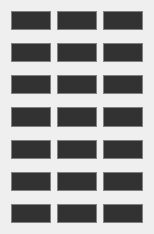
  <widget class="QWidget" name="layoutWidget">
   <property name="geometry">
    <rect>
     <x>20</x>
     <y>200</y>
     <width>151</width>
     <height>234</height>
    </rect>
   </property>
   <layout class="QGridLayout" name="gridLayout_2">
    <property name="verticalSpacing">
     <number>13</number>
    </property>
    <item row="0" column="0">
     <widget class="QLineEdit" name="line_x1">
      <property name="sizePolicy">
       <sizepolicy hsizetype="Expanding" vsizetype="Fixed">
        <horstretch>0</horstretch>
        <verstretch>0</verstretch>
       </sizepolicy>
      </property>
      <property name="maximumSize">
       <size>
        <width>40</width>
        <height>22</height>
       </size>
      </property>
      <property name="styleSheet">
       <string notr="true">background-color: rgb(50, 50, 50);
border: 1px solid grey;
color: rgb(255, 255, 255);</string>
      </property>
     </widget>
    </item>
    <item row="0" column="1">
     <widget class="QLineEdit" name="line_y1">
      <property name="sizePolicy">
       <sizepolicy hsizetype="Fixed" vsizetype="Fixed">
        <horstretch>0</horstretch>
        <verstretch>0</verstretch>
       </sizepolicy>
      </property>
      <property name="maximumSize">
       <size>
        <width>40</width>
        <height>22</height>
       </size>
      </property>
      <property name="styleSheet">
       <string notr="true">background-color: rgb(50, 50, 50);border: 1px solid grey;
color: rgb(255, 255, 255);</string>
      </property>
     </widget>
    </item>
    <item row="0" column="2">
     <widget class="QLineEdit" name="line_z1">
      <property name="sizePolicy">
       <sizepolicy hsizetype="Fixed" vsizetype="Fixed">
        <horstretch>0</horstretch>
        <verstretch>0</verstretch>
       </sizepolicy>
      </property>
      <property name="maximumSize">
       <size>
        <width>40</width>
        <height>22</height>
       </size>
      </property>
      <property name="styleSheet">
       <string notr="true">background-color: rgb(50, 50, 50);border: 1px solid grey;
color: rgb(255, 255, 255);</string>
      </property>
     </widget>
    </item>
    <item row="1" column="0">
     <widget class="QLineEdit" name="line_x2">
      <property name="sizePolicy">
       <sizepolicy hsizetype="Fixed" vsizetype="Fixed">
        <horstretch>0</horstretch>
        <verstretch>0</verstretch>
       </sizepolicy>
      </property>
      <property name="maximumSize">
       <size>
        <width>40</width>
        <height>22</height>
       </size>
      </property>
      <property name="styleSheet">
       <string notr="true">background-color: rgb(50, 50, 50);border: 1px solid grey;
color: rgb(255, 255, 255);</string>
      </property>
     </widget>
    </item>
    <item row="1" column="1">
     <widget class="QLineEdit" name="line_y2">
      <property name="sizePolicy">
       <sizepolicy hsizetype="Fixed" vsizetype="Fixed">
        <horstretch>0</horstretch>
        <verstretch>0</verstretch>
       </sizepolicy>
      </property>
      <property name="maximumSize">
       <size>
        <width>40</width>
        <height>22</height>
       </size>
      </property>
      <property name="styleSheet">
       <string notr="true">background-color: rgb(50, 50, 50);border: 1px solid grey;
color: rgb(255, 255, 255);</string>
      </property>
     </widget>
    </item>
    <item row="1" column="2">
     <widget class="QLineEdit" name="line_z2">
      <property name="sizePolicy">
       <sizepolicy hsizetype="Fixed" vsizetype="Fixed">
        <horstretch>0</horstretch>
        <verstretch>0</verstretch>
       </sizepolicy>
      </property>
      <property name="maximumSize">
       <size>
        <width>40</width>
        <height>22</height>
       </size>
      </property>
      <property name="styleSheet">
       <string notr="true">background-color: rgb(50, 50, 50);border: 1px solid grey;
color: rgb(255, 255, 255);</string>
      </property>
     </widget>
    </item>
    <item row="2" column="0">
     <widget class="QLineEdit" name="line_x3">
      <property name="sizePolicy">
       <sizepolicy hsizetype="Fixed" vsizetype="Fixed">
        <horstretch>0</horstretch>
        <verstretch>0</verstretch>
       </sizepolicy>
      </property>
      <property name="maximumSize">
       <size>
        <width>40</width>
        <height>22</height>
       </size>
      </property>
      <property name="styleSheet">
       <string notr="true">background-color: rgb(50, 50, 50);border: 1px solid grey;
color: rgb(255, 255, 255);</string>
      </property>
     </widget>
    </item>
    <item row="2" column="1">
     <widget class="QLineEdit" name="line_y3">
      <property name="sizePolicy">
       <sizepolicy hsizetype="Fixed" vsizetype="Fixed">
        <horstretch>0</horstretch>
        <verstretch>0</verstretch>
       </sizepolicy>
      </property>
      <property name="maximumSize">
       <size>
        <width>40</width>
        <height>22</height>
       </size>
      </property>
      <property name="styleSheet">
       <string notr="true">background-color: rgb(50, 50, 50);border: 1px solid grey;
color: rgb(255, 255, 255);</string>
      </property>
     </widget>
    </item>
    <item row="2" column="2">
     <widget class="QLineEdit" name="line_z3">
      <property name="sizePolicy">
       <sizepolicy hsizetype="Fixed" vsizetype="Fixed">
        <horstretch>0</horstretch>
        <verstretch>0</verstretch>
       </sizepolicy>
      </property>
      <property name="maximumSize">
       <size>
        <width>40</width>
        <height>22</height>
       </size>
      </property>
      <property name="styleSheet">
       <string notr="true">background-color: rgb(50, 50, 50);border: 1px solid grey;
color: rgb(255, 255, 255);</string>
      </property>
     </widget>
    </item>
    <item row="3" column="0">
     <widget class="QLineEdit" name="line_x4">
      <property name="sizePolicy">
       <sizepolicy hsizetype="Fixed" vsizetype="Fixed">
        <horstretch>0</horstretch>
        <verstretch>0</verstretch>
       </sizepolicy>
      </property>
      <property name="maximumSize">
       <size>
        <width>40</width>
        <height>22</height>
       </size>
      </property>
      <property name="styleSheet">
       <string notr="true">background-color: rgb(50, 50, 50);border: 1px solid grey;
color: rgb(255, 255, 255);</string>
      </property>
     </widget>
    </item>
    <item row="3" column="1">
     <widget class="QLineEdit" name="line_y4">
      <property name="sizePolicy">
       <sizepolicy hsizetype="Fixed" vsizetype="Fixed">
        <horstretch>0</horstretch>
        <verstretch>0</verstretch>
       </sizepolicy>
      </property>
      <property name="maximumSize">
       <size>
        <width>40</width>
        <height>22</height>
       </size>
      </property>
      <property name="styleSheet">
       <string notr="true">background-color: rgb(50, 50, 50);border: 1px solid grey;
color: rgb(255, 255, 255);</string>
      </property>
     </widget>
    </item>
    <item row="3" column="2">
     <widget class="QLineEdit" name="line_z4">
      <property name="sizePolicy">
       <sizepolicy hsizetype="Fixed" vsizetype="Fixed">
        <horstretch>0</horstretch>
        <verstretch>0</verstretch>
       </sizepolicy>
      </property>
      <property name="maximumSize">
       <size>
        <width>40</width>
        <height>22</height>
       </size>
      </property>
      <property name="styleSheet">
       <string notr="true">background-color: rgb(50, 50, 50);border: 1px solid grey;
color: rgb(255, 255, 255);</string>
      </property>
     </widget>
    </item>
    <item row="4" column="0">
     <widget class="QLineEdit" name="line_x5">
      <property name="sizePolicy">
       <sizepolicy hsizetype="Fixed" vsizetype="Fixed">
        <horstretch>0</horstretch>
        <verstretch>0</verstretch>
       </sizepolicy>
      </property>
      <property name="maximumSize">
       <size>
        <width>40</width>
        <height>22</height>
       </size>
      </property>
      <property name="styleSheet">
       <string notr="true">background-color: rgb(50, 50, 50);border: 1px solid grey;
color: rgb(255, 255, 255);</string>
      </property>
     </widget>
    </item>
    <item row="4" column="1">
     <widget class="QLineEdit" name="line_y5">
      <property name="sizePolicy">
       <sizepolicy hsizetype="Fixed" vsizetype="Fixed">
        <horstretch>0</horstretch>
        <verstretch>0</verstretch>
       </sizepolicy>
      </property>
      <property name="maximumSize">
       <size>
        <width>40</width>
        <height>22</height>
       </size>
      </property>
      <property name="styleSheet">
       <string notr="true">background-color: rgb(50, 50, 50);border: 1px solid grey;
color: rgb(255, 255, 255);</string>
      </property>
     </widget>
    </item>
    <item row="4" column="2">
     <widget class="QLineEdit" name="line_z5">
      <property name="sizePolicy">
       <sizepolicy hsizetype="Fixed" vsizetype="Fixed">
        <horstretch>0</horstretch>
        <verstretch>0</verstretch>
       </sizepolicy>
      </property>
      <property name="maximumSize">
       <size>
        <width>40</width>
        <height>22</height>
       </size>
      </property>
      <property name="styleSheet">
       <string notr="true">background-color: rgb(50, 50, 50);border: 1px solid grey;
color: rgb(255, 255, 255);</string>
      </property>
     </widget>
    </item>
    <item row="5" column="0">
     <widget class="QLineEdit" name="line_x6">
      <property name="sizePolicy">
       <sizepolicy hsizetype="Fixed" vsizetype="Fixed">
        <horstretch>0</horstretch>
        <verstretch>0</verstretch>
       </sizepolicy>
      </property>
      <property name="maximumSize">
       <size>
        <width>40</width>
        <height>22</height>
       </size>
      </property>
      <property name="styleSheet">
       <string notr="true">background-color: rgb(50, 50, 50);border: 1px solid grey;
color: rgb(255, 255, 255);</string>
      </property>
     </widget>
    </item>
    <item row="5" column="1">
     <widget class="QLineEdit" name="line_y6">
      <property name="sizePolicy">
       <sizepolicy hsizetype="Fixed" vsizetype="Fixed">
        <horstretch>0</horstretch>
        <verstretch>0</verstretch>
       </sizepolicy>
      </property>
      <property name="maximumSize">
       <size>
        <width>40</width>
        <height>22</height>
       </size>
      </property>
      <property name="styleSheet">
       <string notr="true">background-color: rgb(50, 50, 50);border: 1px solid grey;
color: rgb(255, 255, 255);</string>
      </property>
     </widget>
    </item>
    <item row="5" column="2">
     <widget class="QLineEdit" name="line_z6">
      <property name="sizePolicy">
       <sizepolicy hsizetype="Fixed" vsizetype="Fixed">
        <horstretch>0</horstretch>
        <verstretch>0</verstretch>
       </sizepolicy>
      </property>
      <property name="maximumSize">
       <size>
        <width>40</width>
        <height>22</height>
       </size>
      </property>
      <property name="styleSheet">
       <string notr="true">background-color: rgb(50, 50, 50);border: 1px solid grey;
color: rgb(255, 255, 255);</string>
      </property>
     </widget>
    </item>
    <item row="6" column="0">
     <widget class="QLineEdit" name="line_x7">
      <property name="sizePolicy">
       <sizepolicy hsizetype="Fixed" vsizetype="Fixed">
        <horstretch>0</horstretch>
        <verstretch>0</verstretch>
       </sizepolicy>
      </property>
      <property name="maximumSize">
       <size>
        <width>40</width>
        <height>22</height>
       </size>
      </property>
      <property name="styleSheet">
       <string notr="true">background-color: rgb(50, 50, 50);border: 1px solid grey;
color: rgb(255, 255, 255);</string>
      </property>
     </widget>
    </item>
    <item row="6" column="1">
     <widget class="QLineEdit" name="line_y7">
      <property name="sizePolicy">
       <sizepolicy hsizetype="Fixed" vsizetype="Fixed">
        <horstretch>0</horstretch>
        <verstretch>0</verstretch>
       </sizepolicy>
      </property>
      <property name="maximumSize">
       <size>
        <width>40</width>
        <height>22</height>
       </size>
      </property>
      <property name="styleSheet">
       <string notr="true">background-color: rgb(50, 50, 50);border: 1px solid grey;
color: rgb(255, 255, 255);</string>
      </property>
     </widget>
    </item>
    <item row="6" column="2">
     <widget class="QLineEdit" name="line_z7">
      <property name="sizePolicy">
       <sizepolicy hsizetype="Fixed" vsizetype="Fixed">
        <horstretch>0</horstretch>
        <verstretch>0</verstretch>
       </sizepolicy>
      </property>
      <property name="maximumSize">
       <size>
        <width>40</width>
        <height>22</height>
       </size>
      </property>
      <property name="styleSheet">
       <string notr="true">background-color: rgb(50, 50, 50);border: 1px solid grey;
color: rgb(255, 255, 255);</string>
      </property>
     </widget>
    </item>
   </layout>
  </widget>
